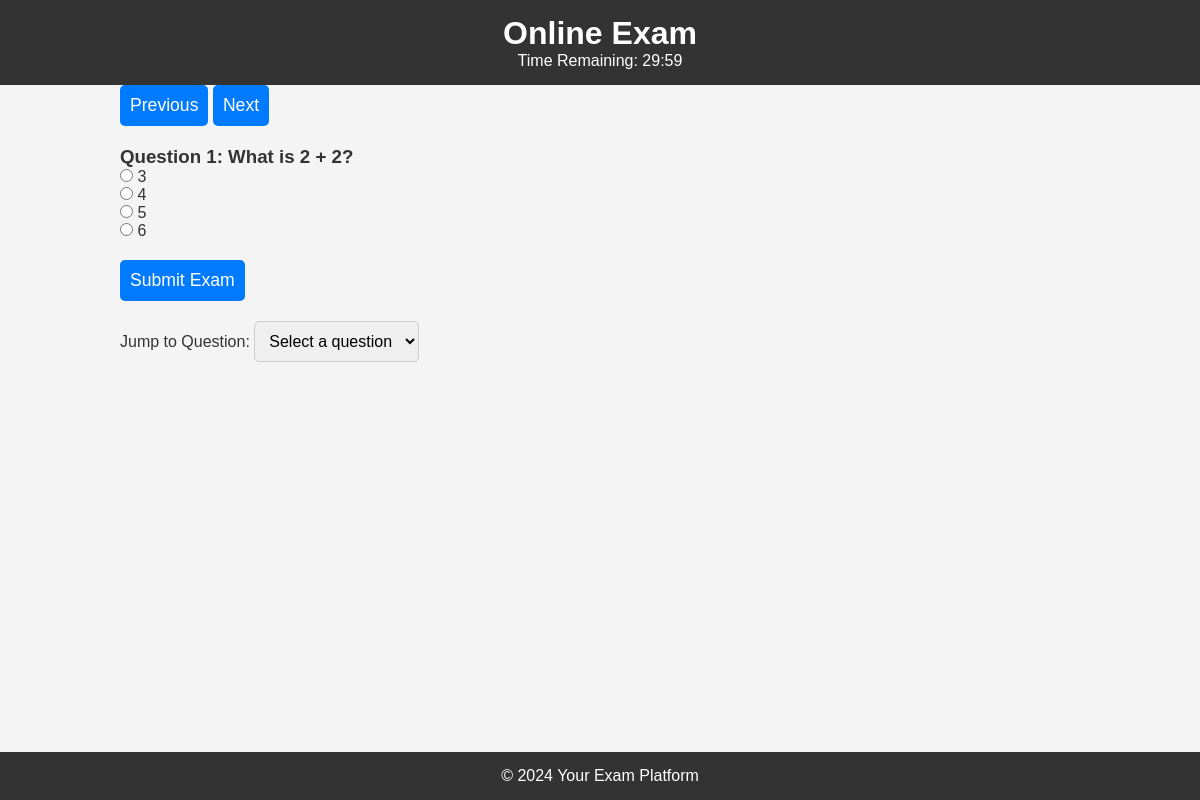
Screenshot of /exam.php (signed in) with the database file from the repository.
### tables this page shows
CREATE TABLE IF NOT EXISTS questions (
    question_id INT PRIMARY KEY AUTO_INCREMENT,
    question_text TEXT NOT NULL,
    option_a VARCHAR(255),
    option_b VARCHAR(255),
    option_c VARCHAR(255),
    option_d VARCHAR(255),
    correct_option CHAR(1) CHECK (correct_option IN ('A', 'B', 'C', 'D'))
);

### exam.php (the view, shortened to what this page needs)
<?php
include 'db.php';
$result = $conn->query("SELECT * FROM questions");
$questions = [];
while ($question = $result->fetch_assoc()) {
    $questions[] = $question;
}
$exam_time_limit = 30 * 60;
?>
<!DOCTYPE html>
<html lang="en">
<head>
    <link rel="stylesheet" href="styles.css">
</head>
<body>
<header>
    <h1>Online Exam</h1>
    <p>Time Remaining: <span id="timer"><?= floor($exam_time_limit / 60) ?>:00</span></p>
</header>
<div class="container">
    <form method="POST" action="submit_exam.php" id="examForm">
        <div class="question-nav">
            <button type="button" onclick="previousQuestion()">Previous</button>
            <button type="button" onclick="nextQuestion()">Next</button>
        </div>
        <div class="question-list">
            <?php foreach ($questions as $index => $question) { ?>
                <div class="question-card" id="question_<?= $index ?>" style="display:none;">
                    <h3>Question <?= $index + 1 ?>: <?= $question['question_text'] ?></h3>
                    <div class="options">
                        <label>
                            <input type="radio" name="answer_<?= $question['question_id'] ?>" value="A">
                            <?= $question['option_a'] ?>
                        </label><br>
                        <label>
                            <input type="radio" name="answer_<?= $question['question_id'] ?>" value="B">
                            <?= $question['option_b'] ?>
                        </label><br>
                        <label>
                            <input type="radio" name="answer_<?= $question['question_id'] ?>" value="C">
                            <?= $question['option_c'] ?>
                        </label><br>
                        <label>
                            <input type="radio" name="answer_<?= $question['question_id'] ?>" value="D">
                            <?= $question['option_d'] ?>
                        </label><br>
                    </div>
                </div>
            <?php } ?>
        </div>
        <div class="question-nav">
            <button type="submit">Submit Exam</button>
        </div>
        <div class="jump-to-question">
            <label for="jumpQuestion">Jump to Question:</label>
            <select id="jumpQuestion" onchange="jumpToQuestion(this.value)">
                <option value="">Select a question</option>
            </select>
        </div>
    </form>
</div>
<footer>
    <p>&copy; 2024 Your Exam Platform</p>
</footer>
</body>
</html>

### styles.css (style rules this page uses)
* { margin: 0; padding: 0; box-sizing: border-box; }
body { font-family: Arial, sans-serif; background-color: #f4f4f4; color: #333; display: flex; flex-direction: column; min-height: 100vh; }
.container { width: 80%; margin: 0 auto; }
header { background-color: #333; color: #fff; padding: 15px 0; text-align: center; }
header h1 { font-size: 2em; }
form { display: flex; flex-direction: column; gap: 20px; }
input[type="text"], input[type="password"], select { padding: 10px; font-size: 1em; border: 1px solid #ccc; border-radius: 5px; }
button { padding: 10px; font-size: 1.1em; background-color: #007BFF; color: white; border: none; border-radius: 5px; cursor: pointer; }
footer { background-color: #333; color: #fff; padding: 15px 0; text-align: center; position: fixed; bottom: 0; left: 0; width: 100%; }

### rows the page displays
questions: question_text "What is 2 + 2?", option_a "3", option_b "4", option_c "5", option_d "6"
